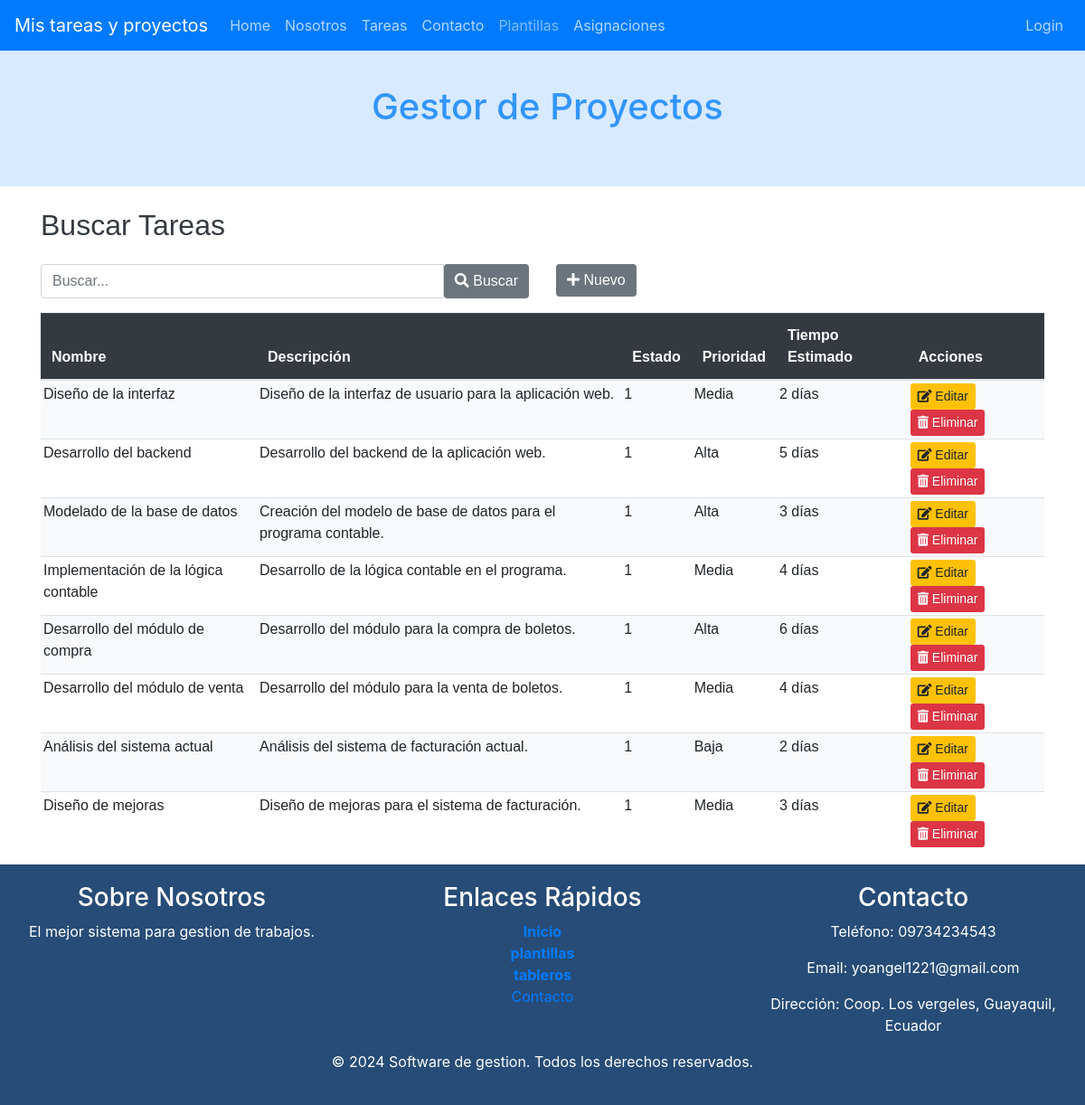
Before: /index.php?c=Tareas&f=index with the older database file.
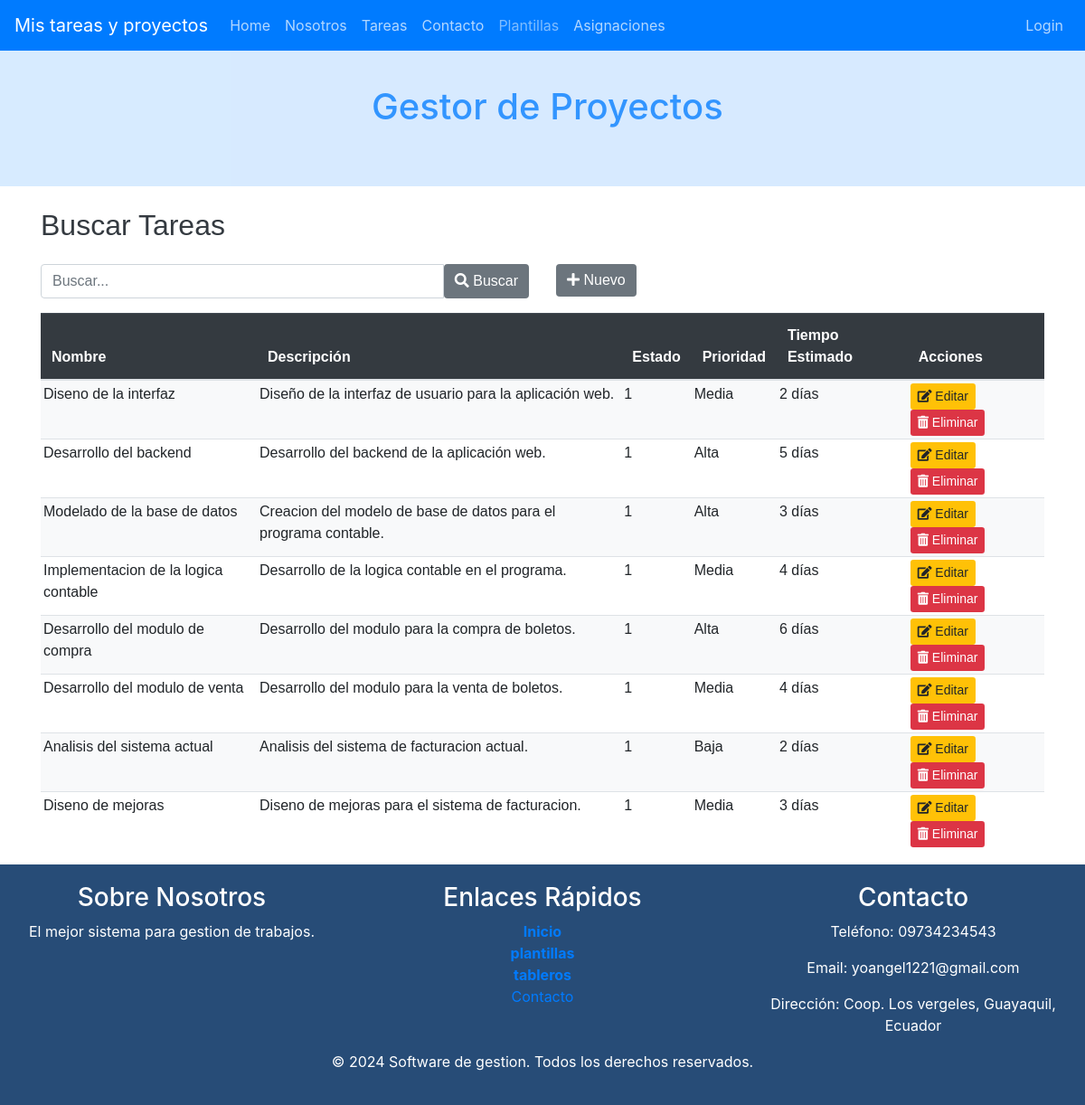
After: the same page with the newer database file.
### tables this page shows
CREATE TABLE IF NOT EXISTS Tareas (
    id INT AUTO_INCREMENT PRIMARY KEY,
    nombre VARCHAR(255) NOT NULL,
    descripcion TEXT,
    tiempo_estimado VARCHAR(50),
    prioridad ENUM('Baja', 'Media', 'Alta'),
    fecha_creacion TIMESTAMP DEFAULT CURRENT_TIMESTAMP,
    proyecto_id INT,
    estado int(1) NOT NULL DEFAULT 1,
    FOREIGN KEY (proyecto_id) REFERENCES Proyectos(id)
);

### controller/TareasController.php (called while the page is built, shortened)
<?php
require_once 'model/dao/TareasDAO.php';
class TareasController {
    private $model;
    public function __construct() {
        $this->model = new TareasDAO();
    }
    public function index() {
        $resultados = $this->model->selectAll("");
        $titulo = "Buscar Tareas";
        require_once VTAREAS.'list.php';
    }
}

### index.php (called while the page is built, shortened)
    <?php
        $funcion = (!empty($_REQUEST['f']))?htmlentities($_REQUEST['f']):FUNCION_PRINCIPAL;
        $cont = new  $controlador();
        $cont->$funcion();
?>

### config/Conexion.php (called while the page is built)
<?php
class Conexion {
    public static function getConexion() {
         $dsn = 'mysql:host=localhost;port=3307;dbname=' . DBNAME;
        $conexion = null;
        try {
            $conexion = new PDO($dsn, DBUSER, DBPASSWORD);
             $conexion->setAttribute(PDO::ATTR_ERRMODE, PDO::ERRMODE_EXCEPTION);
        } catch (Exception $e) {
            echo $e;
            die("error " . $e->getMessage());
        }
        return $conexion;
    }
}

### model/dao/TareasDAO.php (called while the page is built, shortened)
<?php
require_once 'config/Conexion.php';
class TareasDAO {
    private $con;
    public function __construct() {
        $this->con = Conexion::getConexion();
    }
    public function selectAll($parametro) {
        $sql = "SELECT * FROM tareas WHERE nombre LIKE :b1";
        $stmt = $this->con->prepare($sql);
        $conlike = '%' . $parametro . '%';
        $data = array('b1' => $conlike);
        $stmt->execute($data);
        $resultados = $stmt->fetchAll(PDO::FETCH_ASSOC);
        return $resultados;
    }
}
?>

### view/tareas/tareas.list.php (the view, shortened to what this page needs)
<?php require_once HEADER; ?>
<div class="container mt-4">
    <h2 class="mb-4"><?php echo $titulo; ?></h2>
    <div class="row mb-3">
        <div class="col-sm-6">
            <form action="index.php?c=tareas&f=search" method="POST" class="input-group">
                <input type="text" name="b" id="busqueda" placeholder="Buscar..." class="form-control"/>
                <button type="submit" class="btn btn-secondary"><i class="fas fa-search"></i> Buscar</button>
            </form>
        </div>
        <div class="col-sm-6 text-end">
            <a href="index.php?c=tareas&f=view_new" class="btn btn-secondary">
                <i class="fas fa-plus"></i> Nuevo
            </a>
        </div>
    </div>
    <div class="table-responsive">
        <table class="table table-striped table-hover">
            <thead class="table-dark">
                <tr>
                    <th>Nombre</th>
                    <th>Descripción</th>
                    <th>Estado</th>
                    <th>Prioridad</th>
                    <th>Tiempo Estimado</th>
                    <th>Acciones</th>
                </tr>
            </thead>
            <tbody class="tabladatos">
                <?php foreach ($resultados as $fila) { ?>
                <tr>
                    <td><?php echo $fila['nombre']; ?></td>
                    <td><?php echo $fila['descripcion']; ?></td>
                    <td><?php echo $fila['estado']; ?></td>
                    <td><?php echo $fila['prioridad']; ?></td>
                    <td><?php echo $fila['tiempo_estimado']; ?></td>
                    <td>
                        <a class="btn btn-warning btn-sm me-2" href="index.php?c=tareas&f=view_edit&id=<?php echo $fila['id']; ?>">
                            <i class="fas fa-edit"></i> Editar
                        </a>
                        <a class="btn btn-danger btn-sm" onclick="return confirm('¿Está seguro de eliminar la tarea?');" href="index.php?c=tareas&f=delete&id=<?php echo $fila['id']; ?>">
                            <i class="fas fa-trash-alt"></i> Eliminar
                        </a>
                    </td>
                </tr>
                <?php } ?>
            </tbody>
        </table>
    </div>
</div>
<?php  require_once FOOTER ?>

### view/templates/header.php (shortened to what this page needs)
<!DOCTYPE html>
<html>
    <head>
        <link href="assets/css/bootstrap.min.css" rel="stylesheet">
        <link href="assets/css/styles.css" rel="stylesheet">
        <link rel="stylesheet"
        href="https://use.fontawesome.com/releases/v5.6.3/css/all.css"
>
    </head>
    <body>
        <nav class="barraNavegacion navbar navbar-expand-md navbar-dark fixed-top">
            <a class="navbar-brand" href="index.php">Mis tareas y proyectos</a>
            <ul class="navbar-nav mr-auto">
                <li class="nav-item"><a class="nav-link" href="index.php">Home</a></li>
                <li class="nav-item"><a class="nav-link" href="index.php?c=index&f=index&p=nosotros">Nosotros</a></li>
                <li class="nav-item"><a class="nav-link" href="index.php?c=Tareas&f=index">Tareas</a></li>
                <li class="nav-item"><a class="nav-link" href="index.php?p=contacto">Contacto</a></li>
                <a class="nav-link" href="/mvc/view/plantillas/plantillas.php">Plantillas</a></li>
               <?php
                 if($_SESSION['usuario_rol']=2 ){ ?>
                    <li class="nav-item"><a class="nav-link" href="index.php?c=Asignaciones&f=index">Asignaciones</a></li>
                    <?php
                 }
                ?>
            </ul>
            <ul class="navbar-nav ml-auto">
                <?php if (!empty($_SESSION['usuario_nombre'])) { ?>
                    <li class="nav-item my-auto"><span style="color:white">Bienvenido, <?php echo $_SESSION['usuario_nombre']; ?></span></li>
                    <li class="nav-item"><a class="nav-link" href="index.php?c=index&f=index&p=logout">Cerrar sesión</a></li>
                <?php } else { ?>
                    <li class="nav-item"><a class="nav-link" href="index.php?c=index&f=index&p=login">Login</a></li>
                <?php } ?>
            </ul>
        </nav>
        <h1 class="jumbotron text-center titNivel1">
            Gestor de Proyectos </h1>

### view/templates/footer.php (shortened to what this page needs)
<footer class="footer">
    <div class="row">
        <div class="col-sm-4 d-flex flex-column">
            <h3>Sobre Nosotros</h3>
            <p>El mejor sistema para gestion de trabajos.</p>
        </div>
        <div class="col-sm-4 d-flex flex-column align-items-center" >
            <h3>Enlaces Rápidos</h3>
            <a href="index.html"><b>Inicio</b></a>
            <a href="plantillas.html"><b>plantillas</b></a>
            <a href="tableros.html"><b>tableros</b></a>
            <a href="#">Contacto</a>
        </div>
        <div class="col-sm-4 d-flex flex-column">
            <h3>Contacto</h3>
            <p>Teléfono: 09734234543</p>
            <p>Email: yoangel1221@gmail.com</p>
            <p>Dirección: Coop. Los vergeles, Guayaquil, Ecuador</p>
        </div>
    </div>
    <div >
        <p class="text-center">&copy; 2024 Software de gestion. Todos los derechos reservados.</p>
    </div>
</footer>
</body>
</html>

### assets/css/styles.css (style rules this page uses)
.barraNavegacion { background: #007bff; }
.barraNavegacion ul li a { color: rgba(255,255,255,.7) !important; }
.jumbotron { opacity: 0.8; color: black; margin-top: 30px; margin-bottom: 0px; }
.titNivel1 { color: #007bff; background: #cee6ff; border-radius: 0px; }
.tabladatos tr td { padding: 3px ; }
footer { background-color: #274C77; color: white; padding: 20px 0; text-align: center; }

### view/tareas/tareas.list.php (style rules this page uses)
.container { font-family: 'Arial', sans-serif; }
h2 { color: #343a40; }
.btn-secondary { background-color: #6c757d; border: none; }
.btn-warning { background-color: #ffc107; border: none; }
.btn-danger { background-color: #dc3545; border: none; }
.table-striped tbody tr:nth-of-type(odd) { background-color: #f8f9fa; }
.table-dark th { background-color: #343a40; color: white; }

Changed rows visible on the page:
changed tareas "Diseño de la interfaz de usuario para la aplicación web.": nombre "Diseño de la interfaz" → "Diseno de la interfaz"
changed tareas "Modelado de la base de datos": descripcion "Creación del modelo de base de datos para el programa contable." → "Creacion del modelo de base de datos para el programa contable."
changed tareas: nombre "Implementación de la lógica contable" → "Implementacion de la logica contable"; descripcion "Desarrollo de la lógica contable en el programa." → "Desarrollo de la logica contable en el programa."
changed tareas "6 días": nombre "Desarrollo del módulo de compra" → "Desarrollo del modulo de compra"; descripcion "Desarrollo del módulo para la compra de boletos." → "Desarrollo del modulo para la compra de boletos."
changed tareas: nombre "Desarrollo del módulo de venta" → "Desarrollo del modulo de venta"; descripcion "Desarrollo del módulo para la venta de boletos." → "Desarrollo del modulo para la venta de boletos."
changed tareas "Baja": nombre "Análisis del sistema actual" → "Analisis del sistema actual"; descripcion "Análisis del sistema de facturación actual." → "Analisis del sistema de facturacion actual."
changed tareas: nombre "Diseño de mejoras" → "Diseno de mejoras"; descripcion "Diseño de mejoras para el sistema de facturación." → "Diseno de mejoras para el sistema de facturacion."
